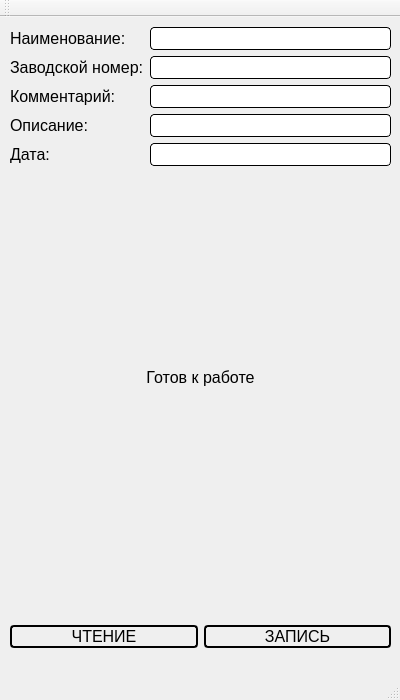
<?xml version="1.0" encoding="UTF-8"?>
<ui version="4.0">
 <class>NFCInterface</class>
 <widget class="QMainWindow" name="NFCInterface">
  <property name="geometry">
   <rect>
    <x>0</x>
    <y>0</y>
    <width>400</width>
    <height>700</height>
   </rect>
  </property>
  <property name="windowTitle">
   <string>NFC метка</string>
  </property>
  <widget class="QWidget" name="centralwidget">
   <widget class="QWidget" name="verticalLayoutWidget">
    <property name="geometry">
     <rect>
      <x>10</x>
      <y>10</y>
      <width>381</width>
      <height>331</height>
     </rect>
    </property>
    <layout class="QVBoxLayout" name="verticalLayout_2">
     <item>
      <layout class="QFormLayout" name="formLayout_2">
       <item row="0" column="0">
        <widget class="QLabel" name="labelName">
         <property name="font">
          <font>
           <pointsize>12</pointsize>
          </font>
         </property>
         <property name="text">
          <string>Наименование:</string>
         </property>
        </widget>
       </item>
       <item row="0" column="1">
        <widget class="QLineEdit" name="lineEditName">
         <property name="font">
          <font>
           <pointsize>12</pointsize>
          </font>
         </property>
         <property name="styleSheet">
          <string notr="true">QLineEdit {
    border: 1px solid black;    /* Толщина рамки */
    border-radius: 4px;       /* Радиус скругления углов */
}</string>
         </property>
        </widget>
       </item>
       <item row="1" column="0">
        <widget class="QLabel" name="labelNumbrt">
         <property name="font">
          <font>
           <pointsize>12</pointsize>
          </font>
         </property>
         <property name="text">
          <string>Заводской номер:</string>
         </property>
        </widget>
       </item>
       <item row="1" column="1">
        <widget class="QLineEdit" name="lineEditNumber">
         <property name="font">
          <font>
           <pointsize>12</pointsize>
          </font>
         </property>
         <property name="styleSheet">
          <string notr="true">QLineEdit {
    border: 1px solid black;    /* Толщина рамки */
    border-radius: 4px;       /* Радиус скругления углов */
}</string>
         </property>
        </widget>
       </item>
       <item row="2" column="0">
        <widget class="QLabel" name="labelComment">
         <property name="font">
          <font>
           <pointsize>12</pointsize>
          </font>
         </property>
         <property name="text">
          <string>Комментарий:</string>
         </property>
        </widget>
       </item>
       <item row="2" column="1">
        <widget class="QLineEdit" name="lineEditComment">
         <property name="font">
          <font>
           <pointsize>12</pointsize>
          </font>
         </property>
         <property name="styleSheet">
          <string notr="true">QLineEdit {
    border: 1px solid black;    /* Толщина рамки */
    border-radius: 4px;       /* Радиус скругления углов */
}</string>
         </property>
        </widget>
       </item>
       <item row="3" column="0">
        <widget class="QLabel" name="labelDescription">
         <property name="font">
          <font>
           <pointsize>12</pointsize>
          </font>
         </property>
         <property name="text">
          <string>Описание:</string>
         </property>
        </widget>
       </item>
       <item row="3" column="1">
        <widget class="QLineEdit" name="lineEditDescription">
         <property name="font">
          <font>
           <pointsize>12</pointsize>
          </font>
         </property>
         <property name="styleSheet">
          <string notr="true">QLineEdit {
    border: 1px solid black;    /* Толщина рамки */
    border-radius: 4px;       /* Радиус скругления углов */
}</string>
         </property>
        </widget>
       </item>
       <item row="4" column="0">
        <widget class="QLabel" name="lableDate">
         <property name="font">
          <font>
           <pointsize>12</pointsize>
          </font>
         </property>
         <property name="text">
          <string>Дата:</string>
         </property>
        </widget>
       </item>
       <item row="4" column="1">
        <widget class="QLineEdit" name="lineEditDate">
         <property name="font">
          <font>
           <pointsize>12</pointsize>
          </font>
         </property>
         <property name="styleSheet">
          <string notr="true">QLineEdit {
    border: 1px solid black;    /* Толщина рамки */
    border-radius: 4px;       /* Радиус скругления углов */
}</string>
         </property>
        </widget>
       </item>
      </layout>
     </item>
    </layout>
   </widget>
   <widget class="QLabel" name="labelStatus">
    <property name="geometry">
     <rect>
      <x>10</x>
      <y>350</y>
      <width>381</width>
      <height>20</height>
     </rect>
    </property>
    <property name="font">
     <font>
      <pointsize>12</pointsize>
     </font>
    </property>
    <property name="text">
     <string>Готов к работе</string>
    </property>
    <property name="alignment">
     <set>Qt::AlignCenter</set>
    </property>
   </widget>
   <widget class="QWidget" name="horizontalLayoutWidget">
    <property name="geometry">
     <rect>
      <x>10</x>
      <y>599</y>
      <width>381</width>
      <height>41</height>
     </rect>
    </property>
    <layout class="QHBoxLayout" name="horizontalLayout">
     <item>
      <widget class="QPushButton" name="pushButtonRead">
       <property name="font">
        <font>
         <pointsize>12</pointsize>
        </font>
       </property>
       <property name="styleSheet">
        <string notr="true">QPushButton {
    border: 2px solid black;    /* Толщина рамки */
    border-radius: 4px;       /* Радиус скругления углов */
}</string>
       </property>
       <property name="text">
        <string>ЧТЕНИЕ</string>
       </property>
      </widget>
     </item>
     <item>
      <widget class="QPushButton" name="pushButtonWrite">
       <property name="font">
        <font>
         <pointsize>12</pointsize>
        </font>
       </property>
       <property name="styleSheet">
        <string notr="true">QPushButton {
    border: 2px solid black;    /* Толщина рамки */
    border-radius: 4px;       /* Радиус скругления углов */
}</string>
       </property>
       <property name="text">
        <string>ЗАПИСЬ</string>
       </property>
      </widget>
     </item>
    </layout>
   </widget>
  </widget>
  <widget class="QMenuBar" name="menubar">
   <property name="geometry">
    <rect>
     <x>0</x>
     <y>0</y>
     <width>400</width>
     <height>21</height>
    </rect>
   </property>
  </widget>
  <widget class="QStatusBar" name="statusbar"/>
  <widget class="QToolBar" name="toolBar">
   <property name="windowTitle">
    <string>toolBar</string>
   </property>
   <attribute name="toolBarArea">
    <enum>TopToolBarArea</enum>
   </attribute>
   <attribute name="toolBarBreak">
    <bool>false</bool>
   </attribute>
  </widget>
 </widget>
 <resources/>
 <connections/>
</ui>
